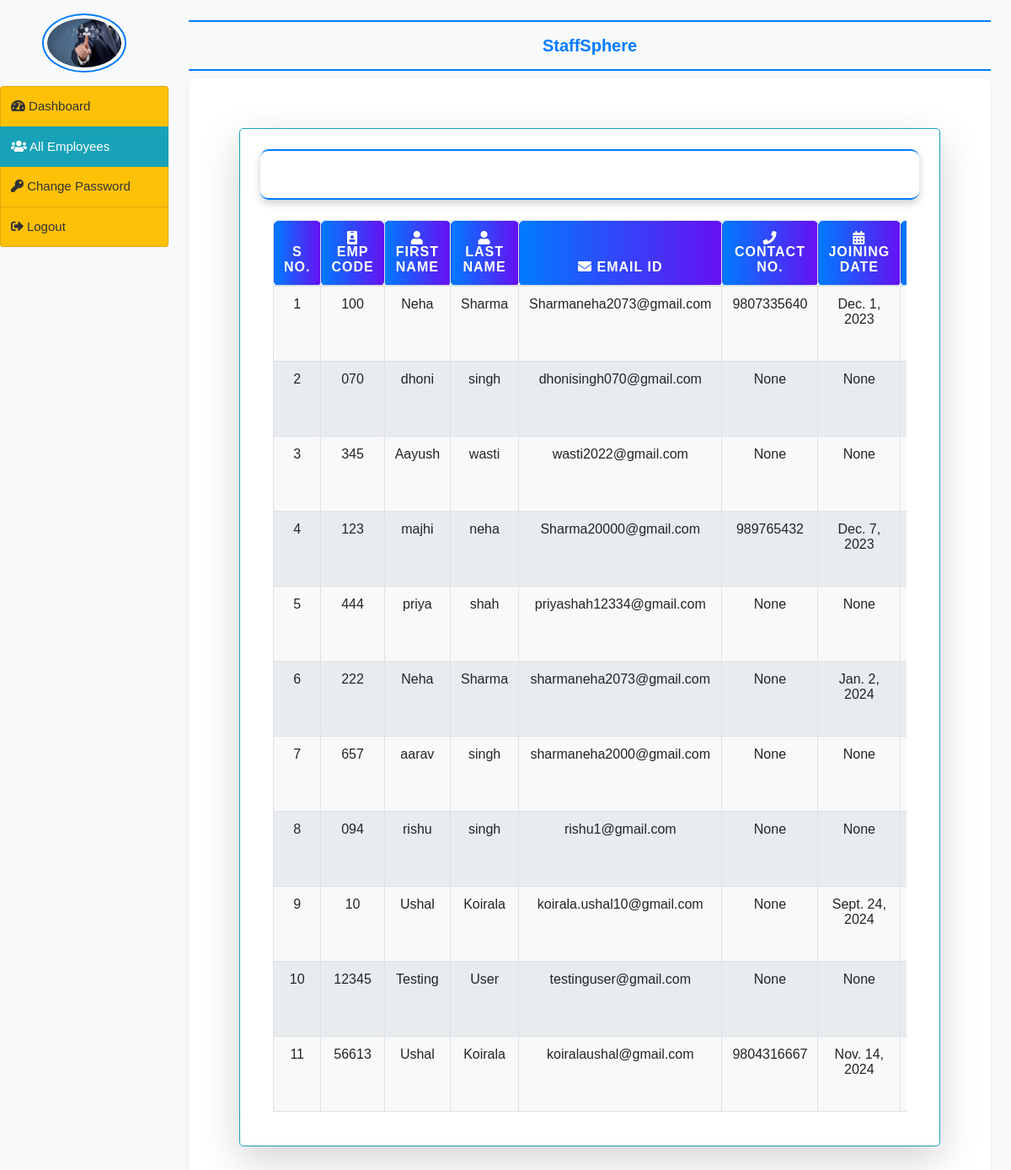
The page /all_employee (signed in) on the database its author committed.
### employee/models.py (models this page shows, shortened)
class EmployeeDetail(models.Model):
    user = models.ForeignKey(User,on_delete=models.CASCADE)
    empcode = models.CharField(max_length=50)
    empdept = models.CharField(max_length=50,null=True)
    designation = models.CharField(max_length=100,null=True)
    contact = models.CharField(max_length=15,null=True)
    gender = models.CharField(max_length=50,null=True)
    joiningdate = models.DateField(null=True)

### employee/views.py (the view)
# urls.py: path('all_employee', all_employee, name='all_employee'),
def all_employee(request):
    if not request.user.is_authenticated:  #data of all employee
        return redirect('admin_login')
    employee = EmployeeDetail.objects.all()
    return render(request,'all_employee.html',locals())

### employee/templates/all_employee.html (shortened to what this page needs)
{% extends 'admin_base.html' %}
{% block main %}
<div class="card shadow-lg m-4 p-4 rounded-lg" style="border: 1px solid #17a2b8;">
    <div class="Create an Account">
        <h5 class="p-3 text-white bg-gradient-info font-weight-bold text-center"
            style="border-radius: 10px; box-shadow: 0px 4px 10px rgba(0, 0, 0, 0.2); letter-spacing: 1.5px;">
            <i class="fas fa-users"></i> Employee Details
        </h5>
        <div class="container-fluid mt-4">
            <div class="table-responsive">
                <table class="table table-bordered table-hover table-striped" id="employeeTable">
                    <thead class="text-light bg-primary">
                        <tr>
                            <th class="text-center">S No.</th>
                            <th class="text-center">
                                <i class="fas fa-id-badge"></i> Emp Code
                            </th>
                            <th class="text-center">
                                <i class="fas fa-user"></i> First Name
                            </th>
                            <th class="text-center">
                                <i class="fas fa-user"></i> Last Name
                            </th>
                            <th class="text-center">
                                <i class="fas fa-envelope"></i> Email ID
                            </th>
                            <th class="text-center">
                                <i class="fas fa-phone"></i> Contact No.
                            </th>
                            <th class="text-center">
                                <i class="fas fa-calendar-alt"></i> Joining Date
                            </th>
                            <th class="text-center">
                            </th>
                        </tr>
                    </thead>
                    <tbody>
                        {% for i in employee %}
                        <tr class="text-center">
                            <td>{{ forloop.counter }}</td>
                            <td>{{ i.empcode }}</td>
                            <td>{{ i.user.first_name }}</td>
                            <td>{{ i.user.last_name }}</td>
                            <td>{{ i.user.username }}</td>
                            <td>{{ i.contact }}</td>
                            <td>{{ i.joiningdate }}</td>
                            <td>
                                <br>
                            </td>
                        </tr>
                        {% endfor %}
                    </tbody>
                </table>
            </div>
        </div>
    </div>
</div>
{% endblock %}

### employee/templates/admin_base.html (shortened to what this page needs)
{% load static %}
<html lang="en">
<head>
    <link rel="stylesheet" href="https://cdn.jsdelivr.net/npm/bootstrap@4.6.2/dist/css/bootstrap.min.css">
    <link rel="stylesheet" href="https://use.fontawesome.com/releases/v5.7.0/css/all.css">
    <link rel="stylesheet" href="https://cdn.datatables.net/1.13.7/css/jquery.dataTables.min.css">
    <link rel="stylesheet" href="https://cdn.datatables.net/buttons/2.4.2/css/buttons.dataTables.min.css">
</head>
<body>
<div class="container-fluid">
    <div class="row">
        <nav class="col-sm-2 p-0 bg-light">
            <center>
                <img src="{% static 'bg.jpg' %}" width="100" height="100" class="img-thumbnail rounded-circle my-3" alt="Profile Image">
            </center>
            <div class="list-group">
                <a href="{% url 'admin_home' %}" class="list-group-item list-group-item-warning list-group-item-action {% if request.path == '/admin_home' %} active {% endif %}" aria-label="Dashboard">
                    <i class="fas fa-tachometer-alt"></i> Dashboard
                </a>
                <a href="{% url 'all_employee' %}" class="list-group-item list-group-item-warning list-group-item-action {% if request.path == '/all_employee' %} active {% endif %}" aria-label="All Employees">
                    <i class="fas fa-users"></i> All Employees
                </a>
                <a href="{% url 'change_passwordadmin' %}" class="list-group-item list-group-item-warning list-group-item-action {% if request.path == '/change_passwordadmin' %} active {% endif %}" aria-label="Change Password">
                    <i class="fas fa-key"></i> Change Password
                </a>
                <a href="{% url 'logout' %}" class="list-group-item list-group-item-warning list-group-item-action" aria-label="Logout">
                    <i class="fas fa-sign-out-alt"></i> Logout
                </a>
            </div>
        </nav>
        <div class="col-sm-10 p-0">
            <div class="container-fluid p-4">
                <h5 class="text-center p-3 font-weight-bold">StaffSphere</h5>
                <div class="card shadow-sm p-3">
                    <div class="card-body">
                        {% block main %}{% endblock %}
                    </div>
                </div>
            </div>
        </div>
    </div>
</div>
</body>
</html>

### employee/templates/admin_base.html (style rules this page uses)
body { font-family: 'Roboto', sans-serif; background-color: #f4f6f9; }
.list-group-item { padding: 12px !important; font-size: 15px; }
.list-group-item.active { background-color: #17a2b8 !important; border-color: #17a2b8 !important; }
h5 { color: #007bff; border-bottom: 2px solid #007bff; border-top: 2px solid #007bff; }
.card { background-color: white; border-radius: 10px; border: none; box-shadow: 0px 3px 15px rgba(0, 0, 0, 0.1); }
.img-thumbnail { border: 2px solid #007bff; }
.list-group-item-warning { background-color: #ffc107; color: #333; }

### employee/templates/all_employee.html (style rules this page uses)
#employeeTable th { background: linear-gradient(90deg, #007bff, #6610f2); color: white; font-size: 16px; text-transform: uppercase; font-weight: bold; padding: 12px; border-radius: 6px; letter-spacing: 1px; }
#employeeTable tbody tr:nth-child(odd) { background-color: #f9f9f9; }
#employeeTable tbody tr:nth-child(even) { background-color: #e9ecef; }
.card { box-shadow: 0 8px 16px rgba(0, 0, 0, 0.2); transition: 0.3s; border-radius: 10px; }
body { font-family: 'Poppins', sans-serif; font-size: 14px; background-color: #f8f9fa; }

### rows shown on the page
EmployeeDetail: empcode "100", user.first_name "Neha", user.last_name "Sharma", user.username "Sharmaneha2073@gmail.com", contact "9807335640", joiningdate "Dec. 1, 2023"
EmployeeDetail: empcode "070", user.first_name "dhoni", user.last_name "singh", user.username "dhonisingh070@gmail.com", contact "None", joiningdate "None"
EmployeeDetail: empcode "345", user.first_name "Aayush", user.last_name "wasti", user.username "wasti2022@gmail.com", contact "None", joiningdate "None"
EmployeeDetail: empcode "123", user.first_name "majhi", user.last_name "neha", user.username "Sharma20000@gmail.com", contact "989765432", joiningdate "Dec. 7, 2023"
EmployeeDetail: empcode "444", user.first_name "priya", user.last_name "shah", user.username "priyashah12334@gmail.com", contact "None", joiningdate "None"
EmployeeDetail: empcode "222", user.first_name "Neha", user.last_name "Sharma", user.username "sharmaneha2073@gmail.com", contact "None", joiningdate "Jan. 2, 2024"
EmployeeDetail: empcode "657", user.first_name "aarav", user.last_name "singh", user.username "sharmaneha2000@gmail.com", contact "None", joiningdate "None"
EmployeeDetail: empcode "094", user.first_name "rishu", user.last_name "singh", user.username "rishu1@gmail.com", contact "None", joiningdate "None"
EmployeeDetail: empcode "10", user.first_name "Ushal", user.last_name "Koirala", user.username "koirala.ushal10@gmail.com", contact "None", joiningdate "Sept. 24, 2024"
EmployeeDetail: empcode "12345", user.first_name "Testing", user.last_name "User", user.username "testinguser@gmail.com", contact "None", joiningdate "None"
EmployeeDetail: empcode "56613", user.first_name "Ushal", user.last_name "Koirala", user.username "koiralaushal@gmail.com", contact "9804316667", joiningdate "Nov. 14, 2024"
